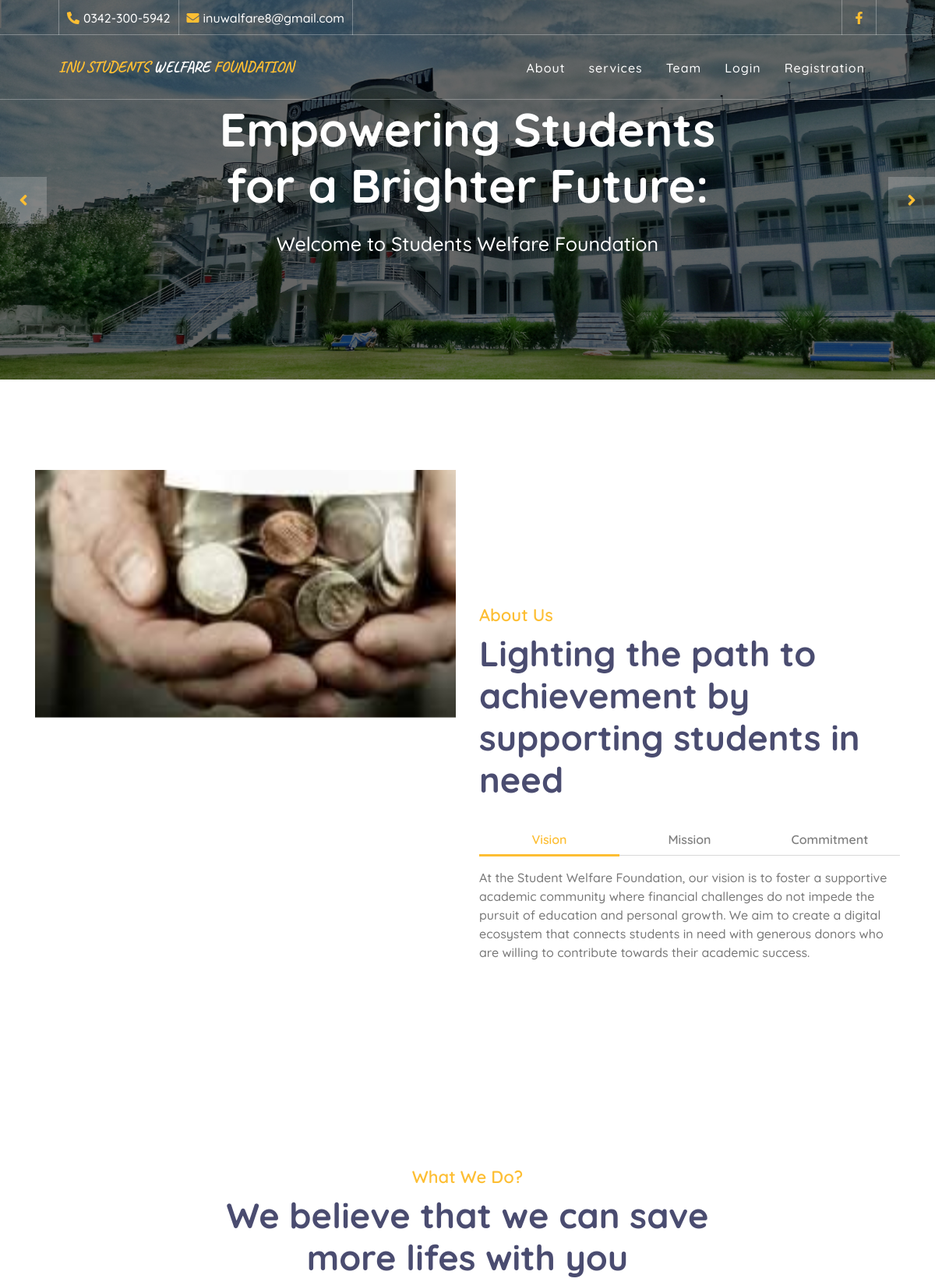
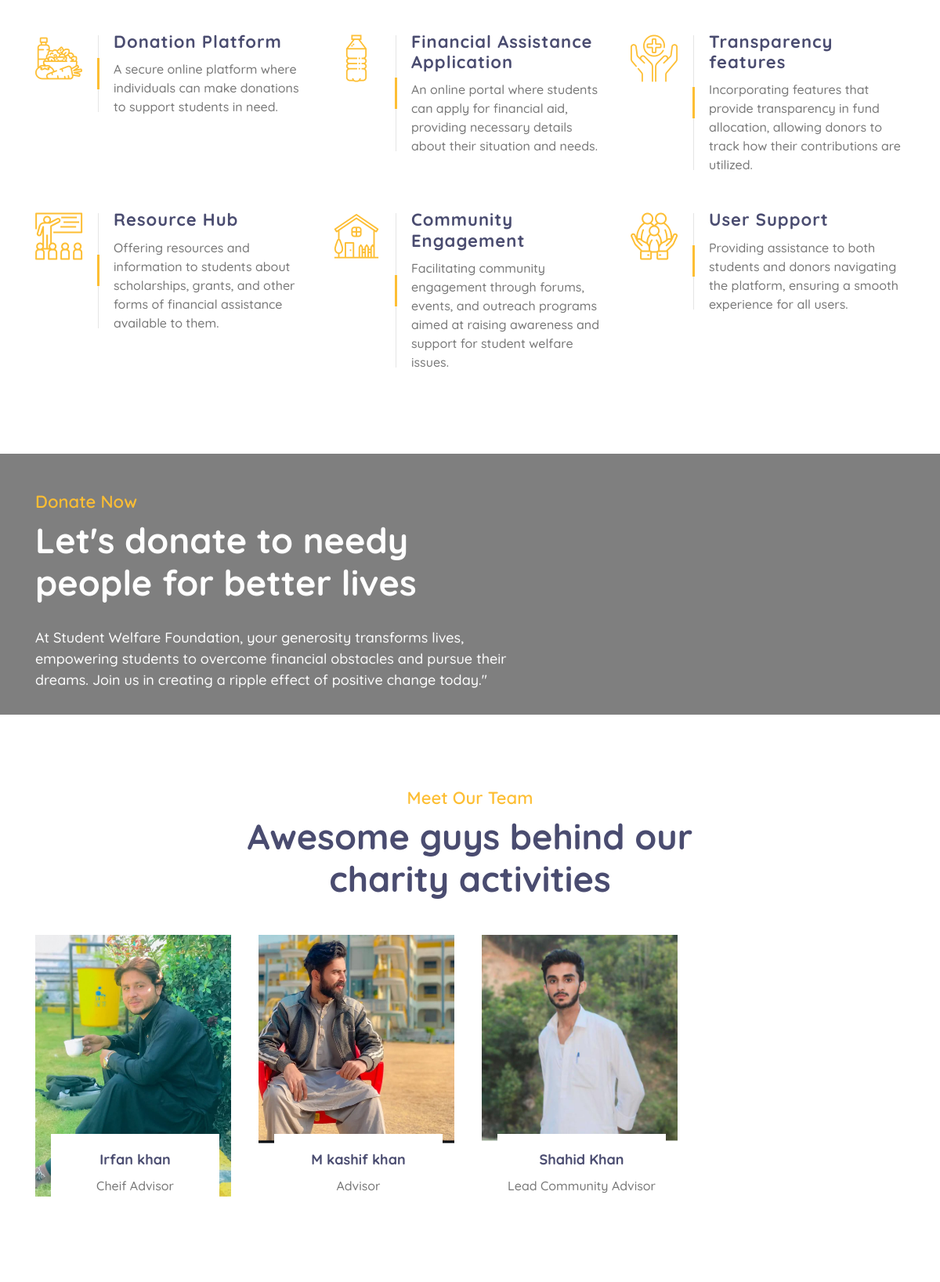
The page / (upper part) on the database its author committed (2 pictures, top to bottom).
### tables this page shows
CREATE TABLE `our_teams` (
  `Member_ID` int(10) NOT NULL AUTO_INCREMENT,
  `Member_Name` varchar(250) DEFAULT NULL,
  `Member_Positions` varchar(250) DEFAULT NULL,
  `Member_Facebook_Link` varchar(500) DEFAULT NULL,
  `Member_Picture` varchar(250) DEFAULT NULL,
  PRIMARY KEY (`Member_ID`)
);

### index.php (the view, shortened to what this page needs)
<?Php
include "./IndexHeader.php";
?>
<div class="about" id="about">
    <div class="container">
        <div class="row align-items-center">
            <div class="col-lg-6">
                <div class="about-img" data-parallax="scroll" data-image-src="Assets/Images/img6.jpg"></div>
            </div>
            <div class="col-lg-6">
                <div class="section-header">
                    <p>About Us</p>
                    <h2>Lighting the path to achievement by supporting students in need</h2>
                </div>
                <div class="about-tab">
                    <ul class="nav nav-pills nav-justified">
                        <li class="nav-item">
                            <a class="nav-link active" data-toggle="pill" href="#tab-content-1">Vision</a>
                        </li>
                        <li class="nav-item">
                            <a class="nav-link" data-toggle="pill" href="#tab-content-2">Mission</a>
                        </li>
                        <li class="nav-item">
                            <a class="nav-link" data-toggle="pill" href="#tab-content-3">Commitment</a>
                        </li>
                    </ul>
                    <div class="tab-content">
                        <div id="tab-content-1" class="container tab-pane active">
                            At the Student Welfare Foundation, our vision is to foster a supportive academic
                            community where financial challenges do not impede the pursuit of education and personal
                            growth. We aim to create a digital ecosystem that connects students in need with
                            generous donors who are willing to contribute towards their academic success.
                        </div>
                    </div>
                </div>
            </div>
        </div>
    </div>
</div>
<div class="service" id="service">
    <div class="container">
        <div class="section-header text-center">
            <p>What We Do?</p>
            <h2>We believe that we can save more lifes with you</h2>
        </div>
        <div class="row">
            <div class="col-lg-4 col-md-6">
                <div class="service-item">
                    <div class="service-icon">
                        <i class="flaticon-diet"></i>
                    </div>
                    <div class="service-text">
                        <h3>Donation Platform</h3>
                        <p> A secure online platform where individuals can make donations to support students in
                            need.
                    </div>
                </div>
            </div>
            <div class="col-lg-4 col-md-6">
                <div class="service-item">
                    <div class="service-icon">
                        <i class="flaticon-water"></i>
                    </div>
                    <div class="service-text">
                        <h3>Financial Assistance Application</h3>
                        <p>An online portal where students can apply for financial aid, providing necessary details
                            about their situation and needs.
                    </div>
                </div>
            </div>
            <div class="col-lg-4 col-md-6">
                <div class="service-item">
                    <div class="service-icon">
                        <i class="flaticon-healthcare"></i>
                    </div>
                    <div class="service-text">
                        <h3>Transparency features</h3>
                        <p> Incorporating features that provide transparency in fund allocation, allowing donors to
                            track how their contributions are utilized.
                    </div>
                </div>
            </div>
            <div class="col-lg-4 col-md-6">
                <div class="service-item">
                    <div class="service-icon">
                        <i class="flaticon-education"></i>
                    </div>
                    <div class="service-text">
                        <h3>Resource Hub</h3>
                        <p> Offering resources and information to students about scholarships, grants, and other
                            forms of financial assistance available to them.
                    </div>
                </div>
            </div>
            <div class="col-lg-4 col-md-6">
                <div class="service-item">
                    <div class="service-icon">
                        <i class="flaticon-home"></i>
                    </div>
                    <div class="service-text">
                        <h3>Community Engagement</h3>
                        <p>Facilitating community engagement through forums, events, and outreach programs aimed at
                            raising awareness and support for student welfare issues.
                    </div>
                </div>
            </div>
            <div class="col-lg-4 col-md-6">
                <div class="service-item">
                    <div class="service-icon">
                        <i class="flaticon-social-care"></i>
                    </div>
                    <div class="service-text">
                        <h3>User Support</h3>
                        <p>Providing assistance to both students and donors navigating the platform, ensuring a
                            smooth experience for all users.
                    </div>
                </div>
            </div>
        </div>
    </div>
</div>
    <div id="donate" class="donate" data-parallax="scroll" data-image-src="Assets/Images/img6.jpg">
        <div class="container">
            <div class="row align-items-center">
                <div class="col-lg-7">
                    <div class="donate-content">
                        <div class="section-header">
                            <p>Donate Now</p>
                            <h2>Let's donate to needy people for better lives</h2>
                        </div>
                        <div class="donate-text">
                            <p>
                                At Student Welfare Foundation, your generosity transforms lives, empowering students to
                                overcome financial obstacles and pursue their dreams. Join us in creating a ripple
                                effect of positive change today." </p>
                        </div>
                    </div>
                </div>
            </div>
        </div>
    </div>
<div class="team" id="team">
    <div class="container">
        <div class="section-header text-center">
            <p>Meet Our Team</p>
            <h2>Awesome guys behind our charity activities</h2>
        </div>
        <div class="row">
            <?php
            $query = "select * from our_teams";
            $run = mysqli_query($dblink, $query);
            while ($fetch  = mysqli_fetch_array($run)) {
            ?>
                <div class="col-lg-3 col-md-6">
                    <div class="team-item">
                        <div class="team-img">
                            <img src="./Admin_pannel/Pictures/Our_teams/<?php echo $fetch[4]; ?>" alt="<?php echo $fetch[1]; ?> Image">
                        </div>
                        <div class=" team-text">
                            <h2><?php echo $fetch[1]; ?></h2>
                            <p><?php echo $fetch[2]; ?></p>
                        </div>
                    </div>
                </div>
            <?php } ?>
        </div>
    </div>
</div>
<?Php
include "./IndexFooter.php";
?>

### CustomCSS/CustomStyle.css (style rules this page uses)
body { color: #777777; font-weight: 500; background: #ffffff; font-family: 'Quicksand', sans-serif; }
h1, h2, h3, h4, h5, h6 { color: #4a4c70; }
a { color: #4a4c70; transition: .3s; }
[class^="flaticon-"]:before, [class*=" flaticon-"]:before, [class^="flaticon-"]:after, [class*=" flaticon-"]:after { font-size: inherit; margin-left: 0; }
.section-header { position: relative; width: 100%; max-width: 700px; margin: 0 auto 45px auto; }
.section-header p { margin-bottom: 5px; position: relative; font-size: 22px; font-weight: 600; text-transform: capitalize; color: #FDBE33; }
.section-header h2 { margin: 0; font-size: 45px; font-weight: 700; }
.about { position: relative; width: 100%; padding: 45px 0; }
.about .section-header { margin-bottom: 30px; margin-left: 0; }
.about .about-img { width: 100%; height: 100vh; }
.about .about-tab { width: 100%; }
.about .about-tab .nav.nav-pills .nav-link { padding: 8px; font-weight: 600; background: none; border-radius: 0; border-bottom: 1px solid rgba(0, 0, 0, .15); transition: none; }
.about .about-tab .nav.nav-pills .nav-link:hover, .about .about-tab .nav.nav-pills .nav-link.active { color: #FDBE33; padding-bottom: 7px; border-bottom: 3px solid #FDBE33; }
.about .about-tab .tab-content { padding: 15px 0 0 0; background: transparent; }
.about .about-tab .tab-content .container { padding: 0; }
.service { position: relative; width: 100%; padding: 45px 0 15px 0; }
.service .service-item { position: relative; width: 100%; display: flex; justify-content: space-between; margin-bottom: 45px; transition: .3s; }
.service .service-icon { position: relative; width: 60px; }
.service .service-icon i { position: relative; display: block; color: #FDBE33; font-size: 60px; line-height: 60px; margin-top: 5px; }
.service .service-text { position: relative; margin-left: 20px; padding-left: 20px; }
.service .service-text::before { position: absolute; content: ""; width: 1px; height: calc(100% - 10px); top: 5px; left: 0; background: rgba(0, 0, 0, .1); }
.service .service-text::after { position: absolute; content: ""; width: 3px; height: 40px; top: calc(50% - 20px); left: -1px; background: #FDBE33; }
.service .service-text h3 { margin-bottom: 10px; font-size: 22px; font-weight: 700; letter-spacing: 1px; }
.service .service-text p { margin: 0; }
.donate { position: relative; width: 100%; margin: 45px 0; background: rgba(0, 0, 0, .5); }
.donate .donate-content { padding: 45px 0 15px 0; }
.donate .donate-content .section-header { margin-bottom: 30px; }
.donate .donate-content .section-header h2 { color: #ffffff; }
.donate .donate-text p { color: #ffffff; font-size: 18px; }
.team { position: relative; width: 100%; padding: 45px 0 15px 0; }
.team .team-item { position: relative; margin-bottom: 35px; }
.team .team-img { position: relative; overflow: hidden; }
.team .team-img img { width: 100%; transform: scale(1.1); margin-bottom: -15px; transition: .3s; }
.team .team-text { position: absolute; width: calc(100% - 40px); height: 96px; bottom: 0; left: 20px; padding: 22px 0; text-align: center; background: #ffffff; transition: .3s; overflow: hidden; }
.team .team-text h2 { font-size: 18px; font-weight: 700; margin-bottom: 10px; }
.team .team-text p { margin-bottom: 20px; }

### IndexHeader.php (style rules this page uses)
.nav-link { color: gray; text-decoration: none; padding: 10px; }
.nav-link.active { color: blue; font-weight: bold; }

### index.php (style rules this page uses)
.team-img { width: 250px; height: 350px; }

### rows shown on the page
our_teams: Member_Picture (picture), Member_Name "Irfan khan", Member_Positions "Cheif Advisor"
our_teams: Member_Picture (picture), Member_Name "M kashif khan", Member_Positions "Advisor"
our_teams: Member_Picture (picture), Member_Name "Shahid Khan", Member_Positions "Lead Community Advisor"
